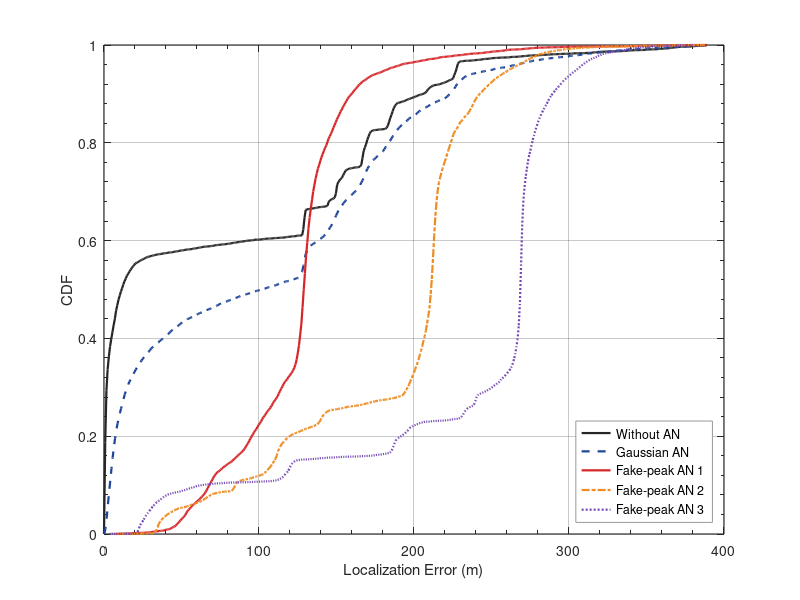

The MATLAB script that drew this image:
clear; clc; close all;

data = load('final_Poscont.mat');
final_Poscont = data.final_Poscont;

PosTarget = [-75, 75];
MC = 1000;
Nseed = 10;

err_noAN = zeros(MC * Nseed, 1);
err_gaussAN = zeros(MC * Nseed, 1);
err_AN = zeros(MC * Nseed, 1);
err_AN_210 = zeros(MC * Nseed, 1);
err_AN_269 = zeros(MC * Nseed, 1);

idx = 1;
for s = 1:Nseed
    for mc = 1:MC
        err_gaussAN(idx) = norm(final_Poscont(mc, :, 1, s) - PosTarget);
        err_AN(idx) = norm(final_Poscont(mc, :, 2, s) - PosTarget);
        err_noAN(idx) = norm(final_Poscont(mc, :, 3, s) - PosTarget);
        err_AN_210(idx) = norm(final_Poscont(mc, :, 4, s) - PosTarget);
        err_AN_269(idx) = norm(final_Poscont(mc, :, 5, s) - PosTarget);
        idx = idx + 1;
    end
end

% CDF plot in the same IEEE-style format as Fig. 5.
figure('Color', 'w');
hold on; box on; grid on;

data_list = {err_noAN, err_gaussAN, err_AN, err_AN_210, err_AN_269};
clr_noAN = [0.15, 0.15, 0.15];
clr_gauss = [0.12, 0.27, 0.60];
clr_fake1 = [0.84, 0.15, 0.16];
clr_fake2 = [0.93, 0.55, 0.13];
clr_fake3 = [0.45, 0.28, 0.70];
color_list = {clr_noAN, clr_gauss, clr_fake1, clr_fake2, clr_fake3};
style_list = {'-', '--', '-', '-.', ':'};
label_list = {'Without AN', 'Gaussian AN', 'Fake-peak AN 1', ...
              'Fake-peak AN 2', 'Fake-peak AN 3'};

for k = 1:numel(data_list)
    raw = data_list{k}(:);
    raw = raw(isfinite(raw));

    x_sorted = sort(raw);
    f_sorted = (1:length(x_sorted))' / length(x_sorted);

    [x_unique, ia, ~] = unique(x_sorted, 'last');
    f_unique = f_sorted(ia);

    xx = linspace(min(x_unique), max(x_unique), 500);
    ff = interp1(x_unique, f_unique, xx, 'pchip');
    ff = max(0, min(1, ff));

    plot(xx, ff, style_list{k}, ...
        'Color', color_list{k}, ...
        'LineWidth', 1.6, ...
        'DisplayName', label_list{k});
end

legend('Location', 'southeast', 'FontSize', 9, 'Box', 'on', ...
       'EdgeColor', [0.6 0.6 0.6]);

xlabel('Localization Error (m)', 'FontSize', 11);
ylabel('CDF', 'FontSize', 11);

ylim([0 1]);
set(gca, 'FontSize', 10, 'LineWidth', 0.8, ...
    'GridAlpha', 0.25, 'GridLineStyle', '-', ...
    'TickDir', 'in', 'TickLength', [0.012 0.025], ...
    'XMinorTick', 'on', 'YMinorTick', 'on');
